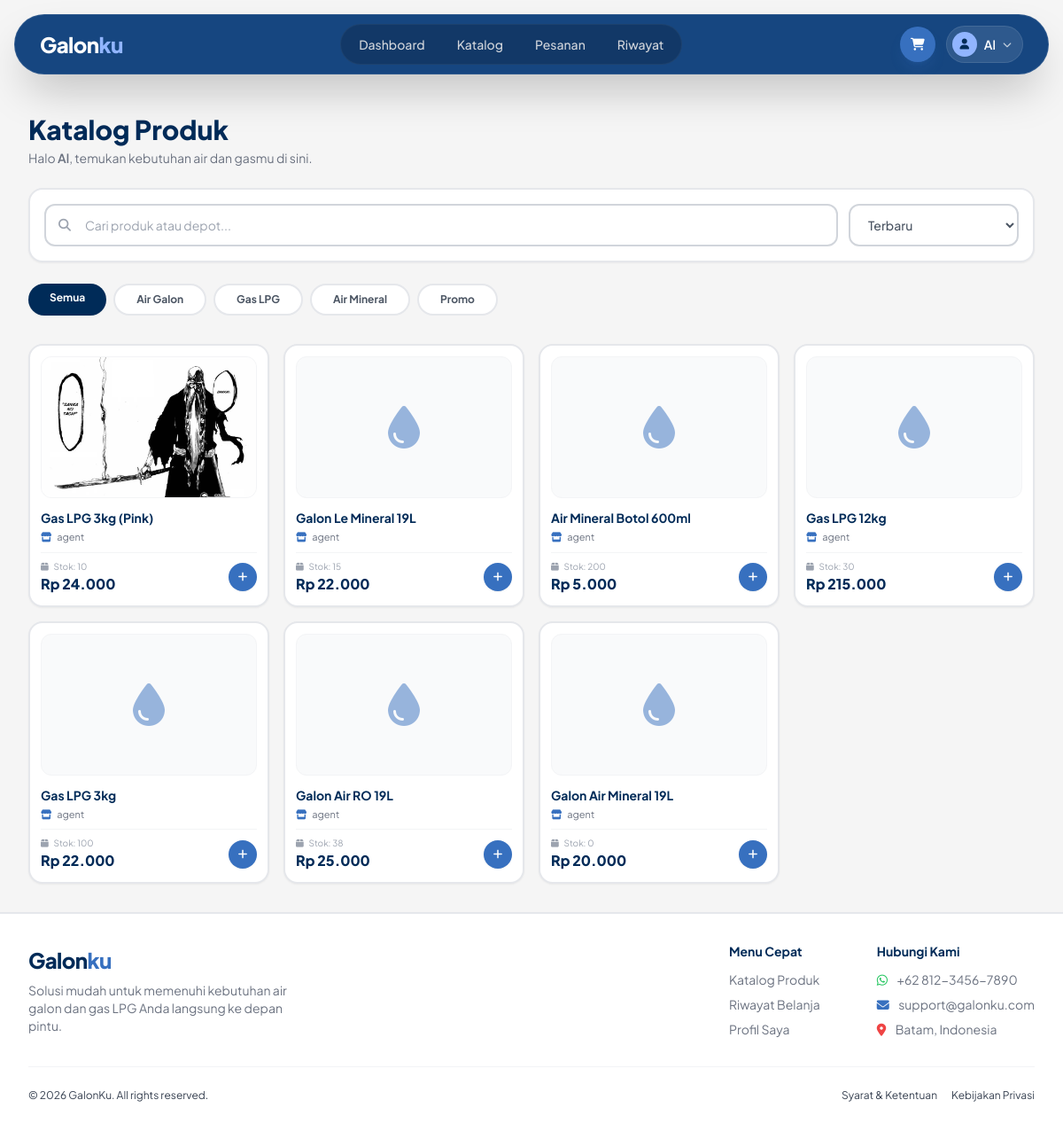
Screenshot of /user/katalog.php (signed in) with the database file from the repository.
### tables this page shows
CREATE TABLE `product` (
  `id_product` int NOT NULL,
  `id_agent` int NOT NULL,
  `img` varchar(255) DEFAULT NULL,
  `name_product` varchar(100) NOT NULL,
  `price` decimal(10,2) NOT NULL,
  `stock` int NOT NULL
);

CREATE TABLE `users` (
  `id_user` int NOT NULL,
  `foto` longblob,
  `username` varchar(50) NOT NULL,
  `password` varchar(255) NOT NULL,
  `no_hp` varchar(255) NOT NULL,
  `email` varchar(100) DEFAULT NULL,
  `address` text,
  `depot` varchar(50) DEFAULT NULL,
  `id_role` int DEFAULT NULL
);

### user/katalog.php (the view, shortened to what this page needs)
<?php
$username = $_SESSION['username'];
$search   = isset($_GET['search']) ? $_GET['search'] : '';
$kategori = isset($_GET['kategori']) ? $_GET['kategori'] : 'Semua';
$sort     = isset($_GET['sort']) ? $_GET['sort'] : 'Terbaru';
$limit = 8;
$page = isset($_GET['page']) ? (int)$_GET['page'] : 1;
$offset = ($page - 1) * $limit;
?>
<!DOCTYPE html>
<html lang="id">
<head>
    <?php include '../layout/assets.php'; ?>
    <?php include __DIR__ . '/../koneksi.php'; ?>
</head>
<body class="font-sans antialiased bg-surface">
    <?php include '../layout/navbar.php'; ?>
    <main class="max-w-7xl mx-auto px-4 sm:px-6 lg:px-8 py-6 md:py-8">
        <div class="mb-6">
            <h1 class="text-2xl md:text-3xl font-extrabold text-primary mb-1">Katalog Produk</h1>
            <p class="text-sm text-gray-500">Halo <span class="font-semibold capitalize"><?= htmlspecialchars($username); ?></span>, temukan kebutuhan air dan gasmu di sini.</p>
        </div>
        <form action="" method="GET" class="bg-white rounded-2xl p-4 mb-6 shadow-sm border-2 border-gray-200 flex flex-col md:flex-row gap-3">
            <div class="flex-1 relative">
                <i class="fa-solid fa-magnifying-glass absolute left-4 top-1/2 -translate-y-1/2 text-gray-400 text-sm"></i>
                <input type="text" name="search" value="<?= htmlspecialchars($search); ?>" placeholder="Cari produk atau depot..."
                    class="w-full pl-11 pr-4 py-3 rounded-xl border-2 border-gray-300 focus:border-primary focus:ring-2 focus:ring-primary/20 outline-none transition text-sm">
            </div>
            <select name="sort" onchange="this.form.submit()" class="px-4 py-3 rounded-xl border-2 border-gray-300 focus:border-primary focus:ring-2 focus:ring-primary/20 outline-none transition text-sm bg-white md:w-48 text-gray-600 font-medium cursor-pointer">
                <option value="Terbaru" <?= $sort == 'Terbaru' ? 'selected' : ''; ?>>Terbaru</option>
            </select>
        </form>
        <div class="flex gap-2 mb-6 overflow-x-auto pb-2 scrollbar-hide">
            <?php
            $kategori_list = ['Semua', 'Air Galon', 'Gas LPG', 'Air Mineral', 'Promo'];
            foreach($kategori_list as $kat) {
                $activeClass = ($kategori == $kat) ? 'bg-primary text-white shadow-sm' : 'bg-white text-gray-600 hover:text-primary border-2 border-gray-200 hover:border-primary';
                $link = "?kategori=" . urlencode($kat) . "&search=" . urlencode($search) . "&sort=" . urlencode($sort) . "&page=1";
            ?>
                <a href="<?= $link; ?>" class="px-6 py-2 rounded-full text-xs font-bold whitespace-nowrap transition <?= $activeClass; ?>">
                    <?= $kat; ?>
                </a>
            <?php } ?>
        </div>
        <div class="grid grid-cols-2 md:grid-cols-3 lg:grid-cols-4 gap-4">
            <?php
            $query_str = "SELECT product.*, users.username AS agent_name, users.depot
                          FROM product
                          JOIN users ON product.id_agent = users.id_user
                          WHERE 1=1";
            if ($sort == 'Termurah') {
                $query_str .= " ORDER BY product.price ASC";
            } elseif ($sort == 'Termahal') {
                $query_str .= " ORDER BY product.price DESC";
            } elseif ($sort == 'A-Z') {
                $query_str .= " ORDER BY product.name_product ASC";
            } else {
                $query_str .= " ORDER BY product.id_product DESC";
            }
            $query_str .= " LIMIT $limit OFFSET $offset";
            $data = mysqli_query($koneksi, $query_str);
            while ($row = mysqli_fetch_array($data)) {
            ?>
                <a href="detail_produk.php?id=<?= $row['id_product']; ?>" class="block bg-white p-3 rounded-2xl shadow-sm hover:shadow-md hover:border-primary/50 transition-all group border-2 border-gray-200">
                    <div class="h-32 md:h-40 bg-gray-50 rounded-xl mb-3 flex items-center justify-center overflow-hidden border border-gray-100">
                        <?php if (!empty($row['img']) && is_string($row['img']) && strpos($row['img'], 'dummy') === false) { ?>
                            <img src="../poto/<?= $row['img']; ?>" class="w-full h-full object-cover group-hover:scale-110 transition-transform" alt="<?= $row['name_product']; ?>">
                        <?php } else { ?>
                            <i class="fa-solid fa-droplet text-secondary text-5xl opacity-50 group-hover:scale-110 transition-transform"></i>
                        <?php } ?>
                    </div>
                    <h3 class="font-bold text-sm text-primary mb-1 truncate" title="<?= $row['name_product']; ?>">
                        <?= htmlspecialchars($row['name_product']); ?>
                    </h3>
                    <p class="text-[11px] text-gray-500 mb-2 truncate" title="<?= htmlspecialchars($row['agent_name']); ?>">
                        <i class="fa-solid fa-store mr-1 text-secondary"></i>
                        <?= htmlspecialchars($row['agent_name'] ?? 'GalonKu'); ?>
                    </p>
                    <div class="flex items-center justify-between mt-2 pt-2 border-t border-gray-100">
                        <div>
                            <p class="text-[10px] text-gray-400"><i class="fa-solid fa-box mr-1"></i> Stok: <?= $row['stock']; ?></p>
                            <span class="font-extrabold text-primary text-sm md:text-base">Rp <?= number_format($row['price'], 0, ',', '.'); ?></span>
                        </div>
                        <button type="button" onclick="event.preventDefault(); window.location.href='detail_produk.php?id=<?= $row['id_product']; ?>';" class="w-8 h-8 rounded-full bg-secondary text-white flex items-center justify-center text-xs hover:bg-primary transition-colors shadow-sm" title="Lihat Detail">
                            <i class="fa-solid fa-plus"></i>
                        </button>
                    </div>
                </a>
            <?php } ?>
        </div>
    </main>
    <?php include '../layout/footer.php'; ?>
</body>
</html>

### layout/assets.php (style rules this page uses)
body { background-color: #F1F5F9; font-family: 'Plus Jakarta Sans', sans-serif; color: #002B58; }

### rows the page displays
product: img (picture), name_product "Gas LPG 3kg (Pink)", users.username "agent", stock "10", price "24.000"
product: name_product "Galon Le Mineral 19L", users.username "agent", stock "15", price "22.000"
product: name_product "Air Mineral Botol 600ml", users.username "agent", stock "200", price "5.000"
product: name_product "Gas LPG 12kg", users.username "agent", stock "30", price "215.000"
product: name_product "Gas LPG 3kg", users.username "agent", stock "100", price "22.000"
product: name_product "Galon Air RO 19L", users.username "agent", stock "38", price "25.000"
product: name_product "Galon Air Mineral 19L", users.username "agent", stock "0", price "20.000"

### other values shown
$nav_username "Al"
$username "Al"
$kat "Semua"
$kat "Air Galon"
$kat "Gas LPG"
$kat "Air Mineral"
$kat "Promo"
